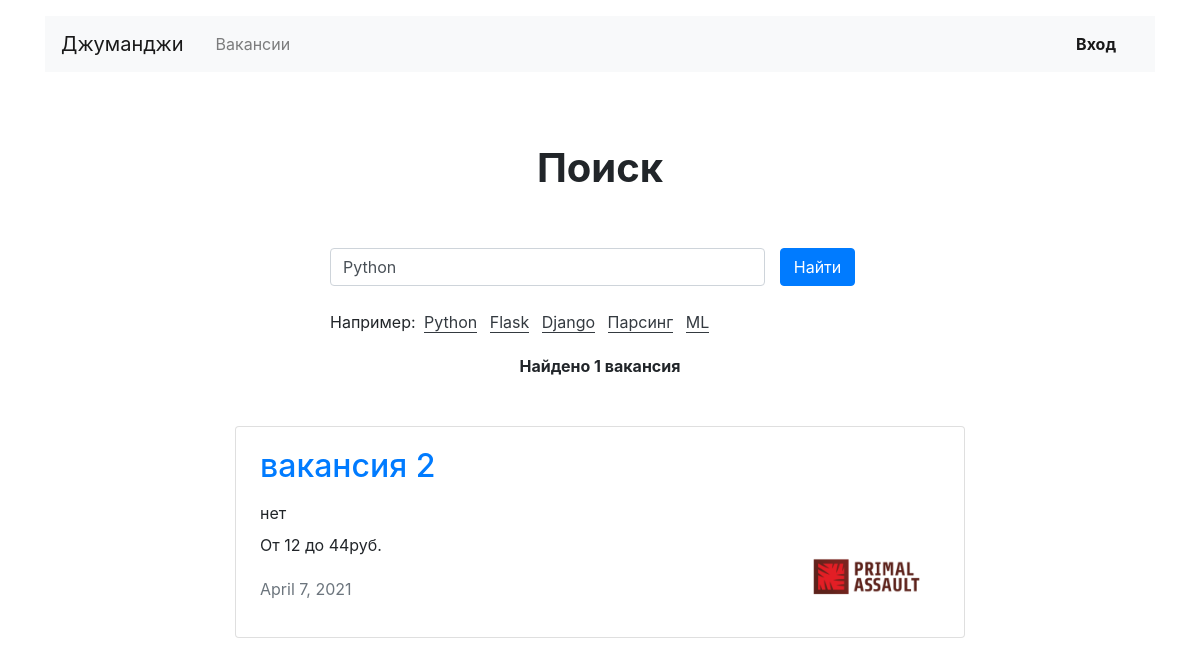
/search/?q=Python, run on an earlier commit of the app's database.
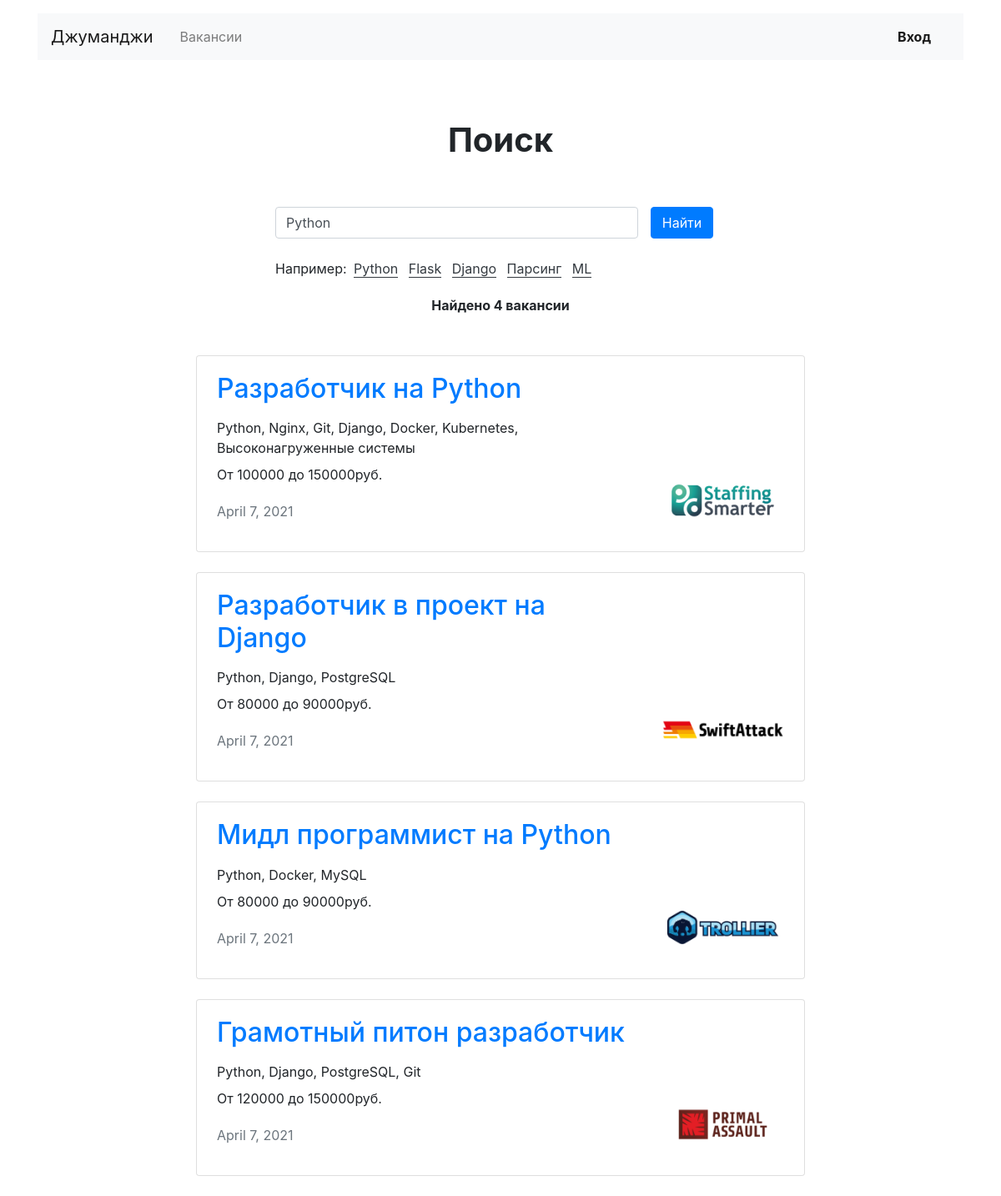
And on a later commit of the database.
### vacancies/models.py (models this page shows, shortened)
class Vacancy(models.Model):
    title = models.CharField(max_length=256)
    specialty = models.ForeignKey(Specialty, on_delete=models.CASCADE, related_name="vacancies")
    company = models.ForeignKey(Company, on_delete=models.CASCADE, related_name="vacancies")
    skills = models.CharField(max_length=512)
    description = models.TextField()
    salary_min = models.IntegerField()
    salary_max = models.IntegerField()
    published_at = models.DateField(auto_now=True)

class Company(models.Model):
    name = models.CharField(max_length=256)
    location = models.CharField(max_length=128)
    description = models.TextField()
    employee_count = models.IntegerField()
    owner = models.OneToOneField(User, on_delete=models.CASCADE, related_name="company", null=True)
    logo = models.ImageField(upload_to=MEDIA_COMPANY_IMAGE_DIR)

### vacancies/public/views.py (the view)
# urls.py: path("search/", SearchResultsView.as_view(), name="search_results"),
class SearchResultsView(ListView):
    model = Vacancy
    template_name = "vacancies/public/search_results.html"
    def get_queryset(self):
        query = self.request.GET.get("q")
        if query:
            object_list = Vacancy.objects.filter(Q(title__icontains=query) | Q(description__icontains=query))
        else:
            object_list = Vacancy.objects.all()
        return object_list
    def get_context_data(self, **kwargs):
        context = super().get_context_data(**kwargs)
        query = self.request.GET.get("q", "")
        context["search_string"] = query
        return context

### vacancies/templatetags/helpers.py (called while the page is built)
@register.filter
def ru_pluralize(value_to_pluralize, arg="дурак,дурака,дураков"):  # noqa: CCR001
    args = arg.split(",")
    number = abs(int(value_to_pluralize))
    tens = number % 10
    hundrends = number % 100
    if (tens == 1) and (hundrends != 11):
        return f"{number} {args[0]}"
    elif (tens >= 2) and (tens <= 4) and ((hundrends < 10) or (hundrends >= 20)):
        return f"{number} {args[1]}"
    else:
        return f"{number} {args[2]}"

### templates/vacancies/public/search_results.html
{% extends 'base.html' %}
{% load helpers %}
{% block main %}
<section>
    <h1 class="h1 text-center mx-auto mt-4 py-5"><strong>Поиск</strong></h1>
    {% include "vacancies/helpers/search_panel.html" %}
    <p class="text-center pt-1"><b>Найдено {{ object_list.count|ru_pluralize:'вакансия,вакансии,вакансий' }}</b></p>
    <div class="row mt-5">
        <div class="col-12 col-lg-8 offset-lg-2 m-auto">
            {% for vacancy in object_list %}
            {% include "vacancies/helpers/vacancy_public_card.html" with vacancy=vacancy %}
            {% endfor %}
        </div>
    </div>
</section>
{% endblock %}

### templates/vacancies/helpers/vacancy_public_card.html
{% load static %}
<div class="card mb-4">
    <div class="card-body px-4">
        <div class="row">
            <div class="col-12 col-md-8 col-lg-9">
                <h2 class="h2 pb-2">
                    <a href="{% url 'public:vacancy' vacancy.id %}">
                        {{ vacancy.title }}
                    </a>
                </h2>
                <p class="mb-2">{{ vacancy.skills }}</p>
                <p>От {{ vacancy.salary_min }} до {{ vacancy.salary_max }}руб.</p>
                <p class="text-muted pt-1">{{ vacancy.published_at }}</p>
            </div>
            <div class="col-12 col-md-4 col-lg-3 d-flex align-items-end">
                {% include "vacancies/helpers/company_logo.html" with company=vacancy.company %}
            </div>
        </div>
    </div>
</div>

### templates/vacancies/helpers/company_logo.html
{% if company.logo %}
<a href="{% url 'public:company' company.pk %}" style="max-width: 150px;" class="mx-auto d-block">
    <img class="mx-auto d-block mw-100" src="{{ company.logo.url }}" alt="">
</a>
{% else %}
<img class="mx-auto d-block" src="https://place-hold.it/150x80" width="150" height="80" alt="">
{% endif %}

What changed in the data, as far as the page shows it:
now on this page (row edited): Vacancy: title "Разработчик на Python", skills "Python, Nginx, Git, Django, Docker, Kubernetes, Высоконагруженные системы", salary_min "100000", salary_max "150000", published_at "April 7, 2021", logo (picture)
changed Vacancy: title "вакансия 2" → "Разработчик в проект на Django"; skills "нет" → "Python, Django, PostgreSQL"; salary_min "12" → "80000"; salary_max "44" → "90000"; logo: a different picture
added Vacancy: title "Мидл программист на Python", skills "Python, Docker, MySQL", salary_min "80000", salary_max "90000", published_at "April 7, 2021", logo (picture)
added Vacancy: title "Грамотный питон разработчик", skills "Python, Django, PostgreSQL, Git", salary_min "120000", salary_max "150000", published_at "April 7, 2021", logo (picture)
Also different on the page:
{{ object_list.count|ru_pluralize:'вакансия,вакансии,вакансий' }}: "1 вакансия" → "4 вакансии"
